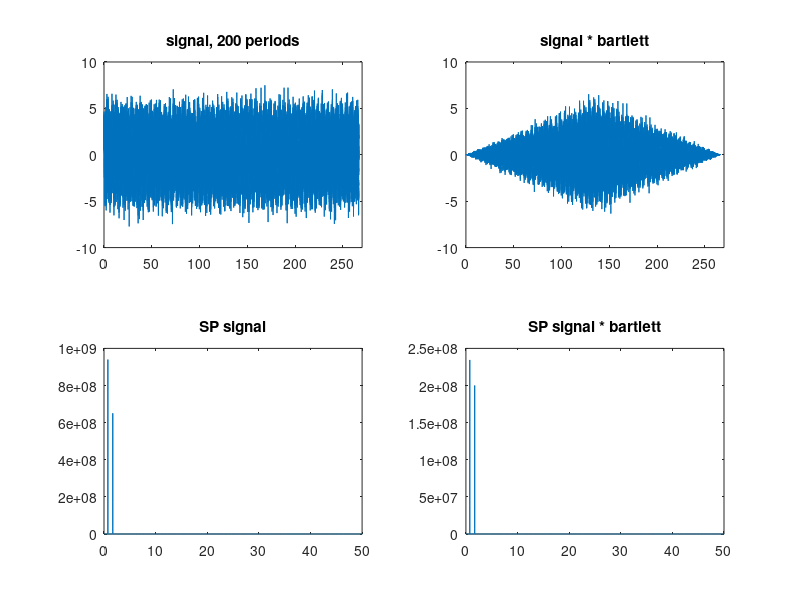
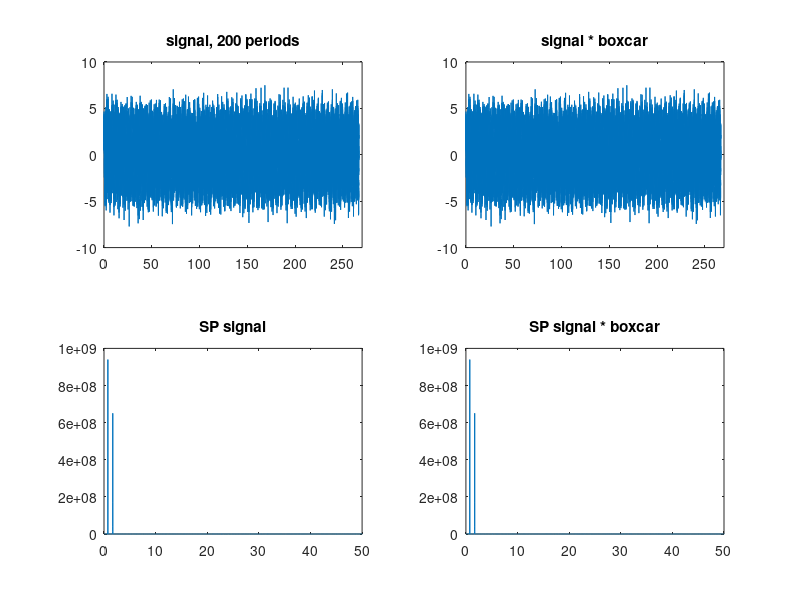
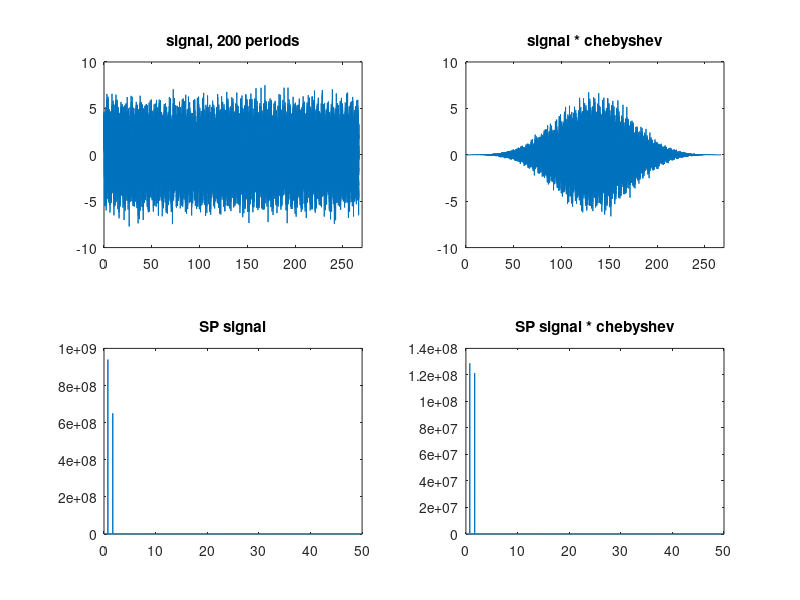

Source code (MATLAB) for these figures, in order:

N = 1;
A = 0.75 * N;
B = 1.7 * N;
C = 2.3 * N;

Fs = N * 100;
t = 0:1/Fs:(200 / min([A, B, C]));
y = C * sin(2 * pi * A * t) + C * sin(2 * pi * B * t);

var_y = var(y);
SNR_1 = 1.1;
SNR_5 = 5;
var_n_1 = var_y / SNR_1;
var_n_5 = var_y / SNR_5;
n_1 = randn(size(t)) * var_n_1^0.5;
n_5 = randn(size(t)) * var_n_5^0.5;
y_n_1 = y + n_1;
y_n_5 = y + n_5;

figure(2);
w_bartlett = bartlett(length(y_n_5));
yw_bartlett = y_n_5.*w_bartlett';
sp_sig = abs(fft(y_n_5)).^2;
sp_bartlett = abs(fft(yw_bartlett)).^2;
fr = linspace(0,Fs,length(y_n_5));
subplot(2,2,1); plot(t,y_n_5); xlim([0,270]); title("signal, 200 periods");
subplot(2,2,2); plot(t,yw_bartlett); xlim([0,270]); title("signal * bartlett");
subplot(2,2,3); plot(fr,sp_sig); xlim([0,Fs/2]); title("SP signal");
subplot(2,2,4); plot(fr,sp_bartlett); xlim([0,Fs/2]); title("SP signal * bartlett");

figure(3);
w_rectangle = boxcar(length(y_n_5));
yw_rectangle = y_n_5.*w_rectangle';
sp_sig = abs(fft(y_n_5)).^2;
sp_rectangle = abs(fft(yw_rectangle)).^2;
fr = linspace(0,Fs,length(y_n_5));
subplot(2,2,1); plot(t,y_n_5); xlim([0,270]); title("signal, 200 periods");
subplot(2,2,2); plot(t,yw_rectangle); xlim([0,270]); title("signal * boxcar");
subplot(2,2,3); plot(fr,sp_sig); xlim([0,Fs/2]); title("SP signal");
subplot(2,2,4); plot(fr,sp_rectangle); xlim([0,Fs/2]); title("SP signal * boxcar");

figure(4);
w_chebyshev = chebwin(length(y_n_5));
yw_chebyshev = y_n_5.*w_chebyshev';
sp_sig = abs(fft(y_n_5)).^2;
sp_chebyshev = abs(fft(yw_chebyshev)).^2;
fr = linspace(0,Fs,length(y_n_5));
subplot(2,2,1); plot(t,y_n_5); xlim([0,270]); title("signal, 200 periods");
subplot(2,2,2); plot(t,yw_chebyshev); xlim([0,270]); title("signal * chebyshev");
subplot(2,2,3); plot(fr,sp_sig); xlim([0,Fs/2]); title("SP signal");
subplot(2,2,4); plot(fr,sp_chebyshev); xlim([0,Fs/2]); title("SP signal * chebyshev");


